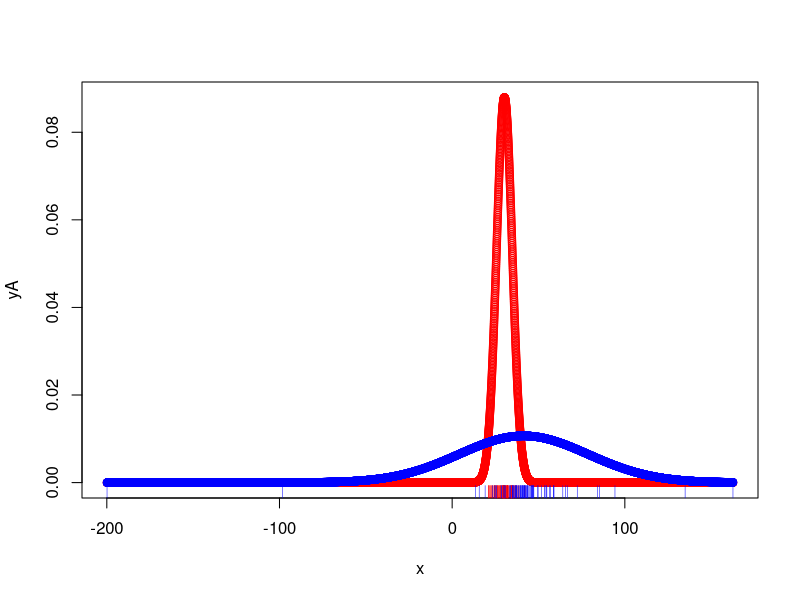

R code for this plot: (Note: this script raises an error after producing the figure.)
#Pedro Henrique
	A = read.delim("dados_A.txt", header=TRUE, sep=" ")
	B = read.delim("dados_B.txt", header=TRUE, sep=" ")
	
	# convertendo em números (coisa de R...)
	A = as.numeric(A[,1])
	B = as.numeric(B[,1])
	
	# aprendendo os parametros do modelo a partir dos dados
	muA = mean(A)
	sigmaA = sd(A)
	muB = mean(B)
	sigmaB = sd(B)
	
	# f = 1/sqrt(pi) * 1/sigma * exp( -1/2 * (x-mu)^2 / sigma^2 )
	f = function(x, mu, sigma){
  denominador = sqrt(2 * pi) * sigma
  expoente = -((x - mu)^2) / (2 * sigma^2)
  resultado = exp(expoente) / denominador
  return(resultado)
}
	minx = min(A,B)
	maxx = max(A,B)
	
	x = seq(minx, maxx, len=10000) # do menor até maior 10000 pontos
	yA = f(x, muA, sigmaA)
	yB = f(x, muB, sigmaB)

	# Probabilidade P(A > B)
	integral_AB = sum(pmax(yA - yB, 0))  # Somente os valores positivos
	integral_A = sum(yA)
	prob_A_maior_B = integral_AB / integral_A
	
	plot(x, yA, col="red") ; rug(A, col="red")
	points(x, yB, col="blue"); rug(B, col="blue")
	
	
	### agora 2D
	integral = 0
	Z = matrix(0, 1000, 1000)
	x = seq(min(A), max(A), len=1000)
	y = seq(min(B), max(B), len=1000)
	for(i in 1:1000){
		for(j in 1:1000){
			Z[i,j] = f(x[i],muA,sigmaA) * f(y[j],muB,sigmaB)
			if(x[i] > y[j]){ integral = integral + Z[i,j]  }
		}
	}

prob_A_maior_B = integral * diff(x[1:2]) * diff(y[1:2])

## ou 
integral = 0
# Montando a matriz 
for(i in 1:10000){
  for(j in 1:10000){
    Z[i,j] = f(x[i],muA,sigmaA) * f(y[j],muB,sigmaB)
    if ((f(x[i],muA,sigmaA) > f(y[j],muB,sigmaB ))){# A > B
      integral = integral + Z[i, j]
    } 
  } 
}

soma_total = sum(apply(Z, c(1, 2)))
probAmaiorB = integral / soma_total

	
# Criar o gráfico de contorno
niveis_contorno = seq(min(Z), max(Z), length.out = 20)
contour(x = unique(x), y = unique(y), z = matrix(Z, nrow = 1000), nlevels = length(niveis_contorno), levels = niveis_contorno, col = heat.colors(length(niveis_contorno)), xlab = 'X (Gaussiana A)', ylab = 'Y (Gaussiana B)', main = 'Gráfico de Contorno de Z (Produto de Gaussianas)')

# Adicionar barra de cores
color.legend(levels = niveis_contorno, col = heat.colors(length(niveis_contorno)), align = "rb")

# Adicionar rótulos
title(main = 'Gráfico de Contorno de Z (Produto de Gaussianas)')
xlabel('X (Gaussiana A)')
ylabel('Y (Gaussiana B)')
	
	
	
	
	
	
	
	
	
	
